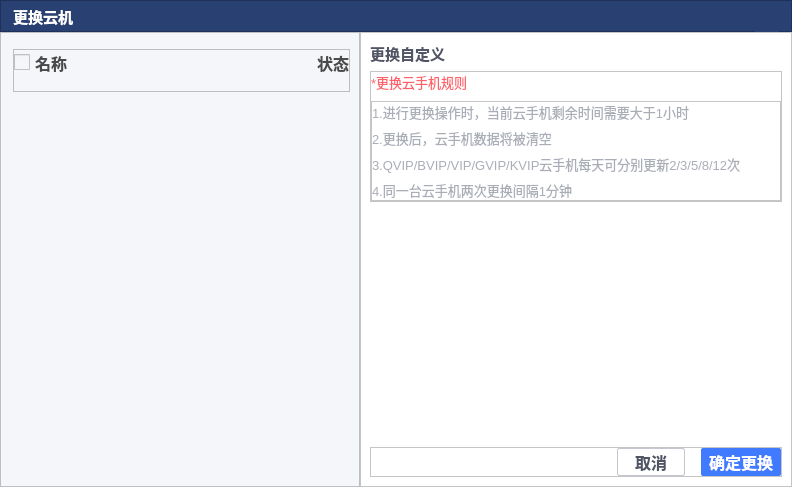
<?xml version="1.0" encoding="UTF-8"?>
<ui version="4.0">
 <class>ReplaceCloudPhoneDialog</class>
 <widget class="QDialog" name="ReplaceCloudPhoneDialog">
  <property name="geometry">
   <rect>
    <x>0</x>
    <y>0</y>
    <width>792</width>
    <height>487</height>
   </rect>
  </property>
  <property name="windowTitle">
   <string>Dialog</string>
  </property>
  <property name="styleSheet">
   <string notr="true">background-color:#FFFFFF;</string>
  </property>
  <layout class="QVBoxLayout" name="verticalLayout" stretch="0,0">
   <property name="spacing">
    <number>0</number>
   </property>
   <property name="leftMargin">
    <number>0</number>
   </property>
   <property name="topMargin">
    <number>0</number>
   </property>
   <property name="rightMargin">
    <number>0</number>
   </property>
   <property name="bottomMargin">
    <number>0</number>
   </property>
   <item>
    <widget class="QFrame" name="frame">
     <property name="minimumSize">
      <size>
       <width>0</width>
       <height>32</height>
      </size>
     </property>
     <property name="maximumSize">
      <size>
       <width>16777215</width>
       <height>32</height>
      </size>
     </property>
     <property name="palette">
      <palette>
       <active>
        <colorrole role="Button">
         <brush brushstyle="SolidPattern">
          <color alpha="255">
           <red>41</red>
           <green>64</green>
           <blue>115</blue>
          </color>
         </brush>
        </colorrole>
        <colorrole role="Base">
         <brush brushstyle="SolidPattern">
          <color alpha="255">
           <red>41</red>
           <green>64</green>
           <blue>115</blue>
          </color>
         </brush>
        </colorrole>
        <colorrole role="Window">
         <brush brushstyle="SolidPattern">
          <color alpha="255">
           <red>41</red>
           <green>64</green>
           <blue>115</blue>
          </color>
         </brush>
        </colorrole>
       </active>
       <inactive>
        <colorrole role="Button">
         <brush brushstyle="SolidPattern">
          <color alpha="255">
           <red>41</red>
           <green>64</green>
           <blue>115</blue>
          </color>
         </brush>
        </colorrole>
        <colorrole role="Base">
         <brush brushstyle="SolidPattern">
          <color alpha="255">
           <red>41</red>
           <green>64</green>
           <blue>115</blue>
          </color>
         </brush>
        </colorrole>
        <colorrole role="Window">
         <brush brushstyle="SolidPattern">
          <color alpha="255">
           <red>41</red>
           <green>64</green>
           <blue>115</blue>
          </color>
         </brush>
        </colorrole>
       </inactive>
       <disabled>
        <colorrole role="Button">
         <brush brushstyle="SolidPattern">
          <color alpha="255">
           <red>41</red>
           <green>64</green>
           <blue>115</blue>
          </color>
         </brush>
        </colorrole>
        <colorrole role="Base">
         <brush brushstyle="SolidPattern">
          <color alpha="255">
           <red>41</red>
           <green>64</green>
           <blue>115</blue>
          </color>
         </brush>
        </colorrole>
        <colorrole role="Window">
         <brush brushstyle="SolidPattern">
          <color alpha="255">
           <red>41</red>
           <green>64</green>
           <blue>115</blue>
          </color>
         </brush>
        </colorrole>
       </disabled>
      </palette>
     </property>
     <property name="styleSheet">
      <string notr="true">background-color:#FF294073;</string>
     </property>
     <property name="frameShape">
      <enum>QFrame::StyledPanel</enum>
     </property>
     <property name="frameShadow">
      <enum>QFrame::Raised</enum>
     </property>
     <layout class="QHBoxLayout" name="horizontalLayout_2">
      <property name="spacing">
       <number>0</number>
      </property>
      <property name="leftMargin">
       <number>12</number>
      </property>
      <property name="topMargin">
       <number>0</number>
      </property>
      <property name="rightMargin">
       <number>12</number>
      </property>
      <property name="bottomMargin">
       <number>0</number>
      </property>
      <item>
       <widget class="QLabel" name="label">
        <property name="palette">
         <palette>
          <active>
           <colorrole role="WindowText">
            <brush brushstyle="SolidPattern">
             <color alpha="255">
              <red>255</red>
              <green>255</green>
              <blue>255</blue>
             </color>
            </brush>
           </colorrole>
           <colorrole role="Button">
            <brush brushstyle="SolidPattern">
             <color alpha="255">
              <red>41</red>
              <green>64</green>
              <blue>115</blue>
             </color>
            </brush>
           </colorrole>
           <colorrole role="Base">
            <brush brushstyle="SolidPattern">
             <color alpha="255">
              <red>41</red>
              <green>64</green>
              <blue>115</blue>
             </color>
            </brush>
           </colorrole>
           <colorrole role="Window">
            <brush brushstyle="SolidPattern">
             <color alpha="255">
              <red>41</red>
              <green>64</green>
              <blue>115</blue>
             </color>
            </brush>
           </colorrole>
          </active>
          <inactive>
           <colorrole role="WindowText">
            <brush brushstyle="SolidPattern">
             <color alpha="255">
              <red>255</red>
              <green>255</green>
              <blue>255</blue>
             </color>
            </brush>
           </colorrole>
           <colorrole role="Button">
            <brush brushstyle="SolidPattern">
             <color alpha="255">
              <red>41</red>
              <green>64</green>
              <blue>115</blue>
             </color>
            </brush>
           </colorrole>
           <colorrole role="Base">
            <brush brushstyle="SolidPattern">
             <color alpha="255">
              <red>41</red>
              <green>64</green>
              <blue>115</blue>
             </color>
            </brush>
           </colorrole>
           <colorrole role="Window">
            <brush brushstyle="SolidPattern">
             <color alpha="255">
              <red>41</red>
              <green>64</green>
              <blue>115</blue>
             </color>
            </brush>
           </colorrole>
          </inactive>
          <disabled>
           <colorrole role="Button">
            <brush brushstyle="SolidPattern">
             <color alpha="255">
              <red>41</red>
              <green>64</green>
              <blue>115</blue>
             </color>
            </brush>
           </colorrole>
           <colorrole role="Base">
            <brush brushstyle="SolidPattern">
             <color alpha="255">
              <red>41</red>
              <green>64</green>
              <blue>115</blue>
             </color>
            </brush>
           </colorrole>
           <colorrole role="Window">
            <brush brushstyle="SolidPattern">
             <color alpha="255">
              <red>41</red>
              <green>64</green>
              <blue>115</blue>
             </color>
            </brush>
           </colorrole>
          </disabled>
         </palette>
        </property>
        <property name="font">
         <font>
          <pointsize>11</pointsize>
          <bold>true</bold>
         </font>
        </property>
        <property name="text">
         <string>更换云机</string>
        </property>
       </widget>
      </item>
      <item>
       <spacer name="horizontalSpacer">
        <property name="orientation">
         <enum>Qt::Horizontal</enum>
        </property>
        <property name="sizeHint" stdset="0">
         <size>
          <width>507</width>
          <height>9</height>
         </size>
        </property>
       </spacer>
      </item>
      <item>
       <widget class="QPushButton" name="btnClose">
        <property name="minimumSize">
         <size>
          <width>24</width>
          <height>32</height>
         </size>
        </property>
        <property name="maximumSize">
         <size>
          <width>24</width>
          <height>32</height>
         </size>
        </property>
        <property name="cursor">
         <cursorShape>PointingHandCursor</cursorShape>
        </property>
        <property name="styleSheet">
         <string notr="true">QPushButton:hover {
     background: transparent;
 }
 QPushButton:flat {
     border: none; /* no border for a flat push button */
 }

 QPushButton:default {
     border-color: navy; /* make the default button prominent */
 }
</string>
        </property>
        <property name="text">
         <string/>
        </property>
        <property name="icon">
         <iconset resource="res.qrc">
          <normaloff>:/login/resource/login/close.png</normaloff>:/login/resource/login/close.png</iconset>
        </property>
        <property name="iconSize">
         <size>
          <width>24</width>
          <height>32</height>
         </size>
        </property>
        <property name="flat">
         <bool>true</bool>
        </property>
       </widget>
      </item>
     </layout>
    </widget>
   </item>
   <item>
    <layout class="QHBoxLayout" name="horizontalLayout">
     <item>
      <widget class="QFrame" name="frame_3">
       <property name="minimumSize">
        <size>
         <width>360</width>
         <height>0</height>
        </size>
       </property>
       <property name="maximumSize">
        <size>
         <width>360</width>
         <height>16777215</height>
        </size>
       </property>
       <property name="styleSheet">
        <string notr="true">background-color:#F4F6FA;</string>
       </property>
       <property name="frameShape">
        <enum>QFrame::StyledPanel</enum>
       </property>
       <property name="frameShadow">
        <enum>QFrame::Raised</enum>
       </property>
       <layout class="QVBoxLayout" name="verticalLayout_2">
        <property name="spacing">
         <number>0</number>
        </property>
        <property name="leftMargin">
         <number>12</number>
        </property>
        <property name="topMargin">
         <number>16</number>
        </property>
        <property name="bottomMargin">
         <number>35</number>
        </property>
        <item>
         <widget class="QFrame" name="frame_4">
          <property name="minimumSize">
           <size>
            <width>0</width>
            <height>38</height>
           </size>
          </property>
          <property name="styleSheet">
           <string notr="true"/>
          </property>
          <property name="frameShape">
           <enum>QFrame::StyledPanel</enum>
          </property>
          <property name="frameShadow">
           <enum>QFrame::Raised</enum>
          </property>
          <layout class="QHBoxLayout" name="horizontalLayout_3">
           <property name="spacing">
            <number>0</number>
           </property>
           <property name="leftMargin">
            <number>0</number>
           </property>
           <property name="topMargin">
            <number>0</number>
           </property>
           <property name="rightMargin">
            <number>0</number>
           </property>
           <property name="bottomMargin">
            <number>16</number>
           </property>
           <item>
            <widget class="QCheckBox" name="checkBoxAll">
             <property name="font">
              <font>
               <pointsize>12</pointsize>
               <bold>true</bold>
              </font>
             </property>
             <property name="styleSheet">
              <string notr="true"> QCheckBox {
     spacing: 5px;
	color:#4A4A4A;
 }

 QCheckBox::indicator {
     width: 16px;
     height: 16px;
 }

 QCheckBox::indicator:unchecked {
     image: url(:/login/resource/login/option_normal.png);
 }

 QCheckBox::indicator:unchecked:hover {
     image: url(:/login/resource/login/option_normal.png);
 }

 QCheckBox::indicator:unchecked:pressed {
     image: url(:/login/resource/login/option_normal.png);
 }

 QCheckBox::indicator:checked {
     image: url(:/login/resource/login/option_select.png);
 }

 QCheckBox::indicator:checked:hover {
     image: url(:/login/resource/login/option_select.png);
 }

 QCheckBox::indicator:checked:pressed {
     image: url(:/login/resource/login/option_select.png);
 }
</string>
             </property>
             <property name="text">
              <string>名称</string>
             </property>
            </widget>
           </item>
           <item>
            <widget class="QLabel" name="label_6">
             <property name="font">
              <font>
               <pointsize>12</pointsize>
               <bold>true</bold>
              </font>
             </property>
             <property name="styleSheet">
              <string notr="true">color:#4A4A4A</string>
             </property>
             <property name="text">
              <string>状态</string>
             </property>
             <property name="alignment">
              <set>Qt::AlignRight|Qt::AlignTrailing|Qt::AlignVCenter</set>
             </property>
            </widget>
           </item>
          </layout>
         </widget>
        </item>
        <item>
         <widget class="QListWidget" name="listWidget">
          <property name="minimumSize">
           <size>
            <width>0</width>
            <height>0</height>
           </size>
          </property>
          <property name="maximumSize">
           <size>
            <width>16777215</width>
            <height>16777215</height>
           </size>
          </property>
          <property name="styleSheet">
           <string notr="true">border:none;</string>
          </property>
         </widget>
        </item>
       </layout>
      </widget>
     </item>
     <item>
      <widget class="QFrame" name="frame_2">
       <property name="frameShape">
        <enum>QFrame::StyledPanel</enum>
       </property>
       <property name="frameShadow">
        <enum>QFrame::Raised</enum>
       </property>
       <layout class="QVBoxLayout" name="verticalLayout_3">
        <item>
         <widget class="QLabel" name="label_2">
          <property name="font">
           <font>
            <pointsize>11</pointsize>
            <bold>true</bold>
           </font>
          </property>
          <property name="styleSheet">
           <string notr="true">color:#505465;</string>
          </property>
          <property name="text">
           <string>更换自定义</string>
          </property>
         </widget>
        </item>
        <item>
         <widget class="QFrame" name="frame_8">
          <property name="frameShape">
           <enum>QFrame::StyledPanel</enum>
          </property>
          <property name="frameShadow">
           <enum>QFrame::Raised</enum>
          </property>
          <layout class="QVBoxLayout" name="verticalLayout_5">
           <property name="spacing">
            <number>9</number>
           </property>
           <property name="leftMargin">
            <number>0</number>
           </property>
           <property name="topMargin">
            <number>0</number>
           </property>
           <property name="rightMargin">
            <number>0</number>
           </property>
           <property name="bottomMargin">
            <number>0</number>
           </property>
           <item>
            <widget class="QLabel" name="label_5">
             <property name="font">
              <font>
               <pointsize>10</pointsize>
              </font>
             </property>
             <property name="styleSheet">
              <string notr="true">color:#FF616A;</string>
             </property>
             <property name="text">
              <string>*更换云手机规则</string>
             </property>
            </widget>
           </item>
           <item>
            <widget class="QFrame" name="frame_12">
             <property name="frameShape">
              <enum>QFrame::StyledPanel</enum>
             </property>
             <property name="frameShadow">
              <enum>QFrame::Raised</enum>
             </property>
             <layout class="QVBoxLayout" name="verticalLayout_6">
              <property name="leftMargin">
               <number>0</number>
              </property>
              <property name="topMargin">
               <number>0</number>
              </property>
              <property name="rightMargin">
               <number>0</number>
              </property>
              <property name="bottomMargin">
               <number>0</number>
              </property>
              <item>
               <widget class="QLabel" name="label_7">
                <property name="font">
                 <font>
                  <pointsize>10</pointsize>
                 </font>
                </property>
                <property name="styleSheet">
                 <string notr="true">color:#A9ADB6;</string>
                </property>
                <property name="text">
                 <string>1.进行更换操作时，当前云手机剩余时间需要大于1小时</string>
                </property>
                <property name="wordWrap">
                 <bool>true</bool>
                </property>
               </widget>
              </item>
              <item>
               <widget class="QLabel" name="label_10">
                <property name="font">
                 <font>
                  <pointsize>10</pointsize>
                 </font>
                </property>
                <property name="styleSheet">
                 <string notr="true">color:#A9ADB6;</string>
                </property>
                <property name="text">
                 <string>2.更换后，云手机数据将被清空</string>
                </property>
                <property name="wordWrap">
                 <bool>true</bool>
                </property>
               </widget>
              </item>
              <item>
               <widget class="QLabel" name="label_9">
                <property name="font">
                 <font>
                  <pointsize>10</pointsize>
                 </font>
                </property>
                <property name="styleSheet">
                 <string notr="true">color:#A9ADB6;</string>
                </property>
                <property name="text">
                 <string>3.QVIP/BVIP/VIP/GVIP/KVIP云手机每天可分别更新2/3/5/8/12次</string>
                </property>
                <property name="wordWrap">
                 <bool>true</bool>
                </property>
               </widget>
              </item>
              <item>
               <widget class="QLabel" name="label_8">
                <property name="font">
                 <font>
                  <pointsize>10</pointsize>
                 </font>
                </property>
                <property name="styleSheet">
                 <string notr="true">color:#A9ADB6;</string>
                </property>
                <property name="text">
                 <string>4.同一台云手机两次更换间隔1分钟</string>
                </property>
                <property name="wordWrap">
                 <bool>true</bool>
                </property>
               </widget>
              </item>
             </layout>
            </widget>
           </item>
          </layout>
         </widget>
        </item>
        <item>
         <spacer name="verticalSpacer">
          <property name="orientation">
           <enum>Qt::Vertical</enum>
          </property>
          <property name="sizeHint" stdset="0">
           <size>
            <width>20</width>
            <height>228</height>
           </size>
          </property>
         </spacer>
        </item>
        <item>
         <widget class="QFrame" name="frame_6">
          <property name="frameShape">
           <enum>QFrame::StyledPanel</enum>
          </property>
          <property name="frameShadow">
           <enum>QFrame::Raised</enum>
          </property>
          <layout class="QHBoxLayout" name="horizontalLayout_4">
           <property name="spacing">
            <number>16</number>
           </property>
           <property name="leftMargin">
            <number>0</number>
           </property>
           <property name="topMargin">
            <number>0</number>
           </property>
           <property name="rightMargin">
            <number>0</number>
           </property>
           <property name="bottomMargin">
            <number>0</number>
           </property>
           <item>
            <spacer name="horizontalSpacer_3">
             <property name="orientation">
              <enum>Qt::Horizontal</enum>
             </property>
             <property name="sizeHint" stdset="0">
              <size>
               <width>237</width>
               <height>20</height>
              </size>
             </property>
            </spacer>
           </item>
           <item>
            <widget class="QPushButton" name="btnCancel">
             <property name="minimumSize">
              <size>
               <width>68</width>
               <height>28</height>
              </size>
             </property>
             <property name="maximumSize">
              <size>
               <width>68</width>
               <height>28</height>
              </size>
             </property>
             <property name="font">
              <font>
               <pointsize>12</pointsize>
               <bold>true</bold>
              </font>
             </property>
             <property name="cursor">
              <cursorShape>PointingHandCursor</cursorShape>
             </property>
             <property name="styleSheet">
              <string notr="true"> QPushButton {
     border: 1px solid #C4C7D0;
     border-radius:2px;
	 background-color: #FFFFFF;
 	 color:#505465;
 }
QPushButton:hover
{
	border: 1px solid #C4C7D0;
	background-color: #FFFFFF;
	color:#505465;
}
 QPushButton:pressed {
     border: 1px solid #C4C7D0;
     border-radius: 2px;
	background-color: #FFFFFF;
	color:#505465;
 }
QPushButton:disabled
{
 background-color: #FFFFFF;
 color:#505465;
}

 QPushButton:flat {
     border: none; /* no border for a flat push button */
 }

 QPushButton:default {
     border-color: navy; /* make the default button prominent */
 }
</string>
             </property>
             <property name="text">
              <string>取消</string>
             </property>
            </widget>
           </item>
           <item>
            <widget class="QPushButton" name="btnOk">
             <property name="minimumSize">
              <size>
               <width>80</width>
               <height>28</height>
              </size>
             </property>
             <property name="maximumSize">
              <size>
               <width>80</width>
               <height>28</height>
              </size>
             </property>
             <property name="font">
              <font>
               <pointsize>12</pointsize>
               <bold>true</bold>
              </font>
             </property>
             <property name="cursor">
              <cursorShape>PointingHandCursor</cursorShape>
             </property>
             <property name="styleSheet">
              <string notr="true"> QPushButton {
     border: 0px solid #555764;
     border-radius:2px;
	 background-color: #FF407AFF;
	 color:#FFFFFFFF;
 }
QPushButton:hover
{
	border:0px solid  #FF27282B;
	background-color: #FF407AFF;
}
 QPushButton:pressed {
     border: 0px solid #555764;
     border-radius: 2px;
	 background-color: #FF407AFF;
	 color:#FFFFFFFF;
 }
QPushButton:disabled
{
 background-color: #FF407AFF;
 color:#FFFFFFFF;
}

 QPushButton:flat {
     border: none; /* no border for a flat push button */
 }

 QPushButton:default {
     border-color: navy; /* make the default button prominent */
 }
</string>
             </property>
             <property name="text">
              <string>确定更换</string>
             </property>
            </widget>
           </item>
          </layout>
         </widget>
        </item>
       </layout>
      </widget>
     </item>
    </layout>
   </item>
  </layout>
 </widget>
 <resources>
  <include location="res.qrc"/>
 </resources>
 <connections/>
</ui>
